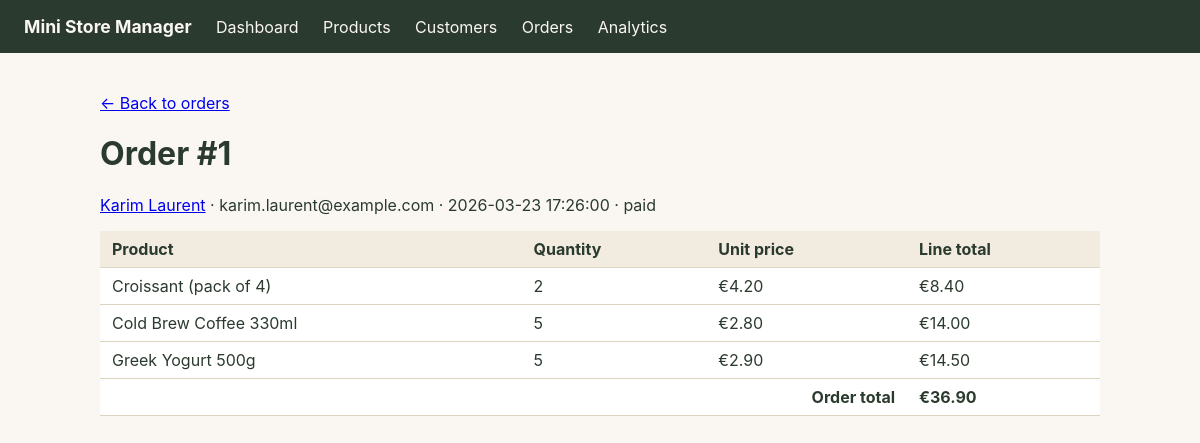
The app's page /orders/1 with its own data.
### tables this page shows
CREATE TABLE CustomerOrder (
    id          INTEGER PRIMARY KEY AUTOINCREMENT,
    customer_id INTEGER NOT NULL,
    order_date  TEXT NOT NULL DEFAULT (datetime('now')),
    status      TEXT NOT NULL DEFAULT 'pending'
                CHECK (status IN ('pending', 'paid', 'shipped', 'cancelled')),
    FOREIGN KEY (customer_id) REFERENCES Customer(id) ON DELETE RESTRICT
);

CREATE TABLE Customer (
    id         INTEGER PRIMARY KEY AUTOINCREMENT,
    first_name TEXT NOT NULL,
    last_name  TEXT NOT NULL,
    email      TEXT NOT NULL UNIQUE,
    city       TEXT,
    created_at TEXT NOT NULL DEFAULT (datetime('now'))
);

CREATE TABLE OrderItem (
    id         INTEGER PRIMARY KEY AUTOINCREMENT,
    order_id   INTEGER NOT NULL,
    product_id INTEGER NOT NULL,
    quantity   INTEGER NOT NULL CHECK (quantity > 0),
    unit_price REAL NOT NULL CHECK (unit_price >= 0),
    FOREIGN KEY (order_id) REFERENCES CustomerOrder(id) ON DELETE CASCADE,
    FOREIGN KEY (product_id) REFERENCES Product(id) ON DELETE RESTRICT
);

CREATE TABLE Product (
    id          INTEGER PRIMARY KEY AUTOINCREMENT,
    name        TEXT NOT NULL,
    description TEXT,
    price       REAL NOT NULL CHECK (price >= 0),
    stock       INTEGER NOT NULL DEFAULT 0 CHECK (stock >= 0),
    category_id INTEGER NOT NULL,
    FOREIGN KEY (category_id) REFERENCES Category(id) ON DELETE RESTRICT
);

### src/app.py (the view)
@app.route("/orders/<int:order_id>")
def order_detail(order_id):
    db = get_db()
    order = db.execute("""
        SELECT o.id, o.order_date, o.status, c.id AS customer_id,
               c.first_name || ' ' || c.last_name AS customer_name, c.email
        FROM CustomerOrder o
        JOIN Customer c ON c.id = o.customer_id
        WHERE o.id = ?
    """, (order_id,)).fetchone()
    if order is None:
        db.close()
        flash("Order not found.")
        return redirect(url_for("orders"))
    items = db.execute("""
        SELECT oi.id, p.name AS product_name, oi.quantity, oi.unit_price,
               (oi.quantity * oi.unit_price) AS line_total
        FROM OrderItem oi
        JOIN Product p ON p.id = oi.product_id
        WHERE oi.order_id = ?
    """, (order_id,)).fetchall()
    order_total = sum(item["line_total"] for item in items)
    db.close()
    return render_template("order_detail.html", order=order, items=items, order_total=order_total)

### src/db.py (called while the page is built)
def get_db():
    conn = sqlite3.connect(DB_PATH)
    conn.row_factory = sqlite3.Row
    conn.execute("PRAGMA foreign_keys = ON")
    return conn

### src/templates/order_detail.html (shortened to what this page needs)
{% extends "base.html" %}
{% block content %}
<p><a href="{{ url_for('orders') }}">&larr; Back to orders</a></p>
<h1>Order #{{ order.id }}</h1>
<p>
    <a href="{{ url_for('customer_detail', customer_id=order.customer_id) }}">{{ order.customer_name }}</a>
    &middot; {{ order.email }} &middot; {{ order.order_date }} &middot; {{ order.status }}
</p>
<table>
    <tr><th>Product</th><th>Quantity</th><th>Unit price</th><th>Line total</th></tr>
    {% for item in items %}
    <tr>
        <td>{{ item.product_name }}</td>
        <td>{{ item.quantity }}</td>
        <td>€{{ "%.2f"|format(item.unit_price) }}</td>
        <td>€{{ "%.2f"|format(item.line_total) }}</td>
    </tr>
    {% endfor %}
    <tr>
        <td colspan="3" style="text-align:right; font-weight:bold;">Order total</td>
        <td style="font-weight:bold;">€{{ "%.2f"|format(order_total) }}</td>
    </tr>
</table>
{% endblock %}

### src/templates/base.html (style rules this page uses)
body { font-family: -apple-system, "Segoe UI", Helvetica, Arial, sans-serif; background: #FAF7F2; color: #2B3A2E; margin: 0; }
table { width: 100%; border-collapse: collapse; background: white; }
th, td { text-align: left; padding: 8px 12px; border-bottom: 1px solid #DCD3C0; }
th { background: #F1EBE0; }

### records on screen
CustomerOrder: id "1", order_date "2026-03-23 17:26:00", status "paid"
Customer: email "karim.laurent@example.com"
OrderItem: product_name "Croissant (pack of 4)", quantity "2", unit_price "4.20", line_total "8.40"
OrderItem: product_name "Cold Brew Coffee 330ml", quantity "5", unit_price "2.80", line_total "14.00"
OrderItem: product_name "Greek Yogurt 500g", quantity "5", unit_price "2.90", line_total "14.50"

### other values on screen
{{ order.customer_name }} "Karim Laurent"
{{ "%.2f"|format(order_total) }} "36.90"
